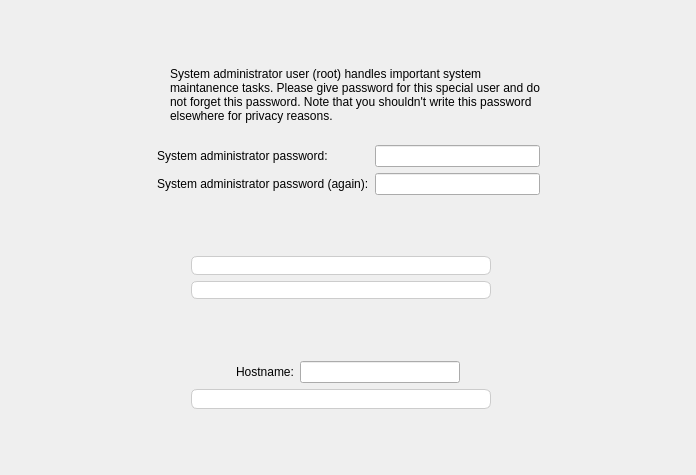
<ui version="4.0" >
 <class>RootPassWidget</class>
 <widget class="QWidget" name="RootPassWidget" >
  <property name="geometry" >
   <rect>
    <x>0</x>
    <y>0</y>
    <width>696</width>
    <height>475</height>
   </rect>
  </property>
  <property name="windowTitle" >
   <string>Form1</string>
  </property>
  <layout class="QGridLayout" >
   <item row="0" column="1" >
    <spacer>
     <property name="orientation" >
      <enum>Qt::Vertical</enum>
     </property>
     <property name="sizeType" >
      <enum>QSizePolicy::Expanding</enum>
     </property>
     <property name="sizeHint" >
      <size>
       <width>20</width>
       <height>30</height>
      </size>
     </property>
    </spacer>
   </item>
   <item row="1" column="0" colspan="3" >
    <layout class="QGridLayout" >
     <item row="0" column="0" >
      <spacer>
       <property name="orientation" >
        <enum>Qt::Horizontal</enum>
       </property>
       <property name="sizeType" >
        <enum>QSizePolicy::Expanding</enum>
       </property>
       <property name="sizeHint" >
        <size>
         <width>21</width>
         <height>20</height>
        </size>
       </property>
      </spacer>
     </item>
     <item row="0" column="1" >
      <widget class="QLabel" name="pix" >
       <property name="sizePolicy" >
        <sizepolicy vsizetype="Preferred" hsizetype="Fixed" >
         <horstretch>0</horstretch>
         <verstretch>0</verstretch>
        </sizepolicy>
       </property>
       <property name="text" >
        <string/>
       </property>
       <property name="pixmap" >
        <pixmap resource="../../data.qrc" >:/gui/pics/admin.png</pixmap>
       </property>
       <property name="alignment" >
        <set>Qt::AlignCenter</set>
       </property>
       <property name="wordWrap" >
        <bool>false</bool>
       </property>
      </widget>
     </item>
     <item row="0" column="2" >
      <widget class="QLabel" name="textLabel1" >
       <property name="sizePolicy" >
        <sizepolicy vsizetype="Preferred" hsizetype="Fixed" >
         <horstretch>0</horstretch>
         <verstretch>0</verstretch>
        </sizepolicy>
       </property>
       <property name="minimumSize" >
        <size>
         <width>370</width>
         <height>0</height>
        </size>
       </property>
       <property name="text" >
        <string>&lt;p align="left">System administrator user (root) handles important system maintanence tasks. Please give password for this special user and do not forget this password. Note that you shouldn't write this password elsewhere for privacy reasons.&lt;/p></string>
       </property>
       <property name="alignment" >
        <set>Qt::AlignLeading|Qt::AlignLeft|Qt::AlignVCenter</set>
       </property>
       <property name="wordWrap" >
        <bool>true</bool>
       </property>
      </widget>
     </item>
     <item row="0" column="3" >
      <spacer>
       <property name="orientation" >
        <enum>Qt::Horizontal</enum>
       </property>
       <property name="sizeType" >
        <enum>QSizePolicy::Expanding</enum>
       </property>
       <property name="sizeHint" >
        <size>
         <width>21</width>
         <height>20</height>
        </size>
       </property>
      </spacer>
     </item>
     <item row="1" column="2" >
      <spacer>
       <property name="orientation" >
        <enum>Qt::Vertical</enum>
       </property>
       <property name="sizeType" >
        <enum>QSizePolicy::Fixed</enum>
       </property>
       <property name="sizeHint" >
        <size>
         <width>20</width>
         <height>16</height>
        </size>
       </property>
      </spacer>
     </item>
     <item row="2" column="1" colspan="2" >
      <layout class="QGridLayout" >
       <item row="1" column="1" >
        <widget class="QLineEdit" name="pass2" >
         <property name="maximumSize" >
          <size>
           <width>200</width>
           <height>32767</height>
          </size>
         </property>
         <property name="inputMask" >
          <string/>
         </property>
         <property name="echoMode" >
          <enum>QLineEdit::Password</enum>
         </property>
        </widget>
       </item>
       <item row="0" column="0" >
        <widget class="QLabel" name="textLabel3" >
         <property name="text" >
          <string>System administrator password:</string>
         </property>
         <property name="wordWrap" >
          <bool>false</bool>
         </property>
        </widget>
       </item>
       <item row="1" column="0" >
        <widget class="QLabel" name="textLabel3_2" >
         <property name="text" >
          <string>System administrator password (again):</string>
         </property>
         <property name="wordWrap" >
          <bool>false</bool>
         </property>
        </widget>
       </item>
       <item row="0" column="1" >
        <widget class="QLineEdit" name="pass1" >
         <property name="maximumSize" >
          <size>
           <width>200</width>
           <height>32767</height>
          </size>
         </property>
         <property name="inputMask" >
          <string/>
         </property>
         <property name="echoMode" >
          <enum>QLineEdit::Password</enum>
         </property>
        </widget>
       </item>
      </layout>
     </item>
    </layout>
   </item>
   <item row="2" column="1" >
    <spacer>
     <property name="orientation" >
      <enum>Qt::Vertical</enum>
     </property>
     <property name="sizeHint" >
      <size>
       <width>20</width>
       <height>40</height>
      </size>
     </property>
    </spacer>
   </item>
   <item row="3" column="0" >
    <spacer>
     <property name="orientation" >
      <enum>Qt::Horizontal</enum>
     </property>
     <property name="sizeHint" >
      <size>
       <width>161</width>
       <height>43</height>
      </size>
     </property>
    </spacer>
   </item>
   <item row="3" column="1" >
    <layout class="QGridLayout" >
     <property name="horizontalSpacing" >
      <number>0</number>
     </property>
     <item row="0" column="0" >
      <widget class="QLabel" name="pass_error" >
       <property name="minimumSize" >
        <size>
         <width>300</width>
         <height>0</height>
        </size>
       </property>
       <property name="maximumSize" >
        <size>
         <width>16777215</width>
         <height>20</height>
        </size>
       </property>
       <property name="styleSheet" >
        <string>border:1px solid #CCC;border-radius:6px;background-color:white;</string>
       </property>
       <property name="text" >
        <string/>
       </property>
       <property name="textFormat" >
        <enum>Qt::RichText</enum>
       </property>
       <property name="scaledContents" >
        <bool>false</bool>
       </property>
       <property name="alignment" >
        <set>Qt::AlignCenter</set>
       </property>
       <property name="wordWrap" >
        <bool>false</bool>
       </property>
       <property name="indent" >
        <number>0</number>
       </property>
      </widget>
     </item>
     <item rowspan="2" row="0" column="1" >
      <widget class="QLabel" name="label" >
       <property name="sizePolicy" >
        <sizepolicy vsizetype="Fixed" hsizetype="Fixed" >
         <horstretch>0</horstretch>
         <verstretch>0</verstretch>
        </sizepolicy>
       </property>
       <property name="minimumSize" >
        <size>
         <width>0</width>
         <height>40</height>
        </size>
       </property>
       <property name="text" >
        <string/>
       </property>
      </widget>
     </item>
     <item row="1" column="0" >
      <widget class="QLabel" name="caps_error" >
       <property name="minimumSize" >
        <size>
         <width>300</width>
         <height>0</height>
        </size>
       </property>
       <property name="maximumSize" >
        <size>
         <width>16777215</width>
         <height>20</height>
        </size>
       </property>
       <property name="styleSheet" >
        <string>border:1px solid #CCC;border-radius:6px;background-color:white;</string>
       </property>
       <property name="text" >
        <string/>
       </property>
       <property name="textFormat" >
        <enum>Qt::RichText</enum>
       </property>
       <property name="scaledContents" >
        <bool>false</bool>
       </property>
       <property name="alignment" >
        <set>Qt::AlignCenter</set>
       </property>
       <property name="wordWrap" >
        <bool>false</bool>
       </property>
       <property name="indent" >
        <number>0</number>
       </property>
      </widget>
     </item>
    </layout>
   </item>
   <item row="3" column="2" >
    <spacer>
     <property name="orientation" >
      <enum>Qt::Horizontal</enum>
     </property>
     <property name="sizeHint" >
      <size>
       <width>181</width>
       <height>43</height>
      </size>
     </property>
    </spacer>
   </item>
   <item row="4" column="1" >
    <spacer>
     <property name="orientation" >
      <enum>Qt::Vertical</enum>
     </property>
     <property name="sizeType" >
      <enum>QSizePolicy::Expanding</enum>
     </property>
     <property name="sizeHint" >
      <size>
       <width>20</width>
       <height>20</height>
      </size>
     </property>
    </spacer>
   </item>
   <item row="5" column="0" colspan="3" >
    <layout class="QHBoxLayout" >
     <item>
      <spacer>
       <property name="orientation" >
        <enum>Qt::Horizontal</enum>
       </property>
       <property name="sizeType" >
        <enum>QSizePolicy::Expanding</enum>
       </property>
       <property name="sizeHint" >
        <size>
         <width>71</width>
         <height>20</height>
        </size>
       </property>
      </spacer>
     </item>
     <item>
      <layout class="QHBoxLayout" >
       <item>
        <widget class="QLabel" name="textLabel1_2" >
         <property name="text" >
          <string>Hostname:</string>
         </property>
         <property name="wordWrap" >
          <bool>false</bool>
         </property>
        </widget>
       </item>
       <item>
        <widget class="QLineEdit" name="hostname" >
         <property name="minimumSize" >
          <size>
           <width>150</width>
           <height>0</height>
          </size>
         </property>
         <property name="text" >
          <string></string>
         </property>
        </widget>
       </item>
      </layout>
     </item>
     <item>
      <spacer>
       <property name="orientation" >
        <enum>Qt::Horizontal</enum>
       </property>
       <property name="sizeType" >
        <enum>QSizePolicy::Expanding</enum>
       </property>
       <property name="sizeHint" >
        <size>
         <width>71</width>
         <height>20</height>
        </size>
       </property>
      </spacer>
     </item>
    </layout>
   </item>
   <item row="6" column="0" >
    <spacer>
     <property name="orientation" >
      <enum>Qt::Horizontal</enum>
     </property>
     <property name="sizeHint" >
      <size>
       <width>40</width>
       <height>20</height>
      </size>
     </property>
    </spacer>
   </item>
   <item row="6" column="1" >
    <layout class="QHBoxLayout" >
     <property name="spacing" >
      <number>0</number>
     </property>
     <item>
      <widget class="QLabel" name="host_error" >
       <property name="minimumSize" >
        <size>
         <width>300</width>
         <height>0</height>
        </size>
       </property>
       <property name="maximumSize" >
        <size>
         <width>16777215</width>
         <height>20</height>
        </size>
       </property>
       <property name="styleSheet" >
        <string>border:1px solid #CCC;border-radius:6px;background-color:white;</string>
       </property>
       <property name="text" >
        <string/>
       </property>
       <property name="textFormat" >
        <enum>Qt::RichText</enum>
       </property>
       <property name="scaledContents" >
        <bool>false</bool>
       </property>
       <property name="alignment" >
        <set>Qt::AlignCenter</set>
       </property>
       <property name="wordWrap" >
        <bool>false</bool>
       </property>
       <property name="indent" >
        <number>0</number>
       </property>
      </widget>
     </item>
     <item>
      <widget class="QLabel" name="label_2" >
       <property name="sizePolicy" >
        <sizepolicy vsizetype="Fixed" hsizetype="Fixed" >
         <horstretch>0</horstretch>
         <verstretch>0</verstretch>
        </sizepolicy>
       </property>
       <property name="minimumSize" >
        <size>
         <width>0</width>
         <height>20</height>
        </size>
       </property>
       <property name="text" >
        <string/>
       </property>
      </widget>
     </item>
    </layout>
   </item>
   <item row="6" column="2" >
    <spacer>
     <property name="orientation" >
      <enum>Qt::Horizontal</enum>
     </property>
     <property name="sizeHint" >
      <size>
       <width>40</width>
       <height>20</height>
      </size>
     </property>
    </spacer>
   </item>
   <item row="7" column="1" >
    <spacer>
     <property name="orientation" >
      <enum>Qt::Vertical</enum>
     </property>
     <property name="sizeType" >
      <enum>QSizePolicy::Expanding</enum>
     </property>
     <property name="sizeHint" >
      <size>
       <width>20</width>
       <height>20</height>
      </size>
     </property>
    </spacer>
   </item>
  </layout>
 </widget>
 <layoutdefault spacing="6" margin="11" />
 <pixmapfunction>qPixmapFromMimeSource</pixmapfunction>
 <tabstops>
  <tabstop>pass1</tabstop>
  <tabstop>pass2</tabstop>
 </tabstops>
 <resources>
  <include location="../../data.qrc" />
 </resources>
 <connections/>
</ui>
